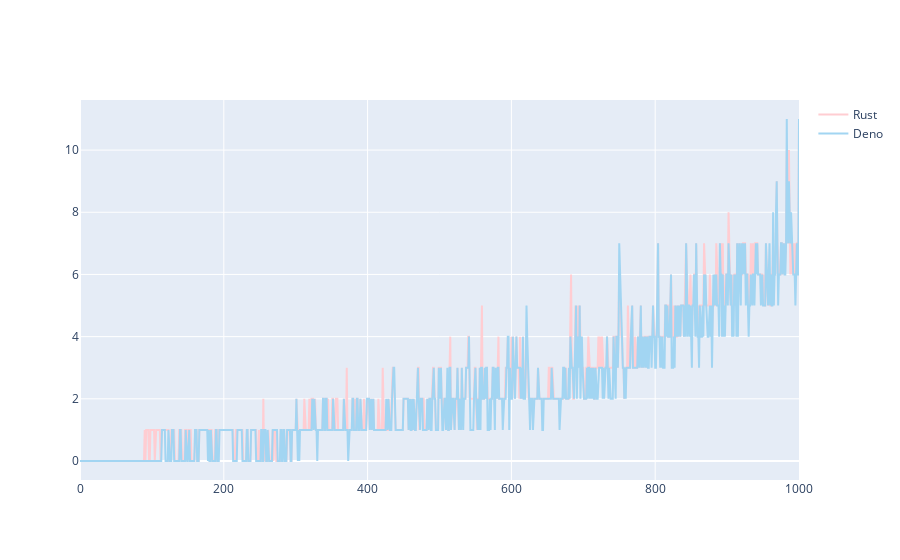

The notebook cell this image was saved under:
### Markdown cell above
# Secret Box

### Code cell
import plotly.graph_objects as go
trace_rust = go.Line(x=secret_source_data.Serie,
            y=secret_source_data.Rust,
			name='Rust',
            marker=dict(color='#ffcdd2'))

trace_deno = go.Line(x=secret_source_data.Serie,
			y=secret_source_data.Deno,
			name='Deno',
            marker=dict(color='#A2D5F2'))



data = [trace_rust, trace_deno]

# py.iplot([trace_rust], filename='rust_timings')
# py.iplot([trace_deno], filename='deno_timings')

py.iplot(data, filename='jupyter-basic_bar')

### Figure 1 — Plotly figure (JSON) as saved in the notebook; plotly's stock layout.template omitted (floating-point values rounded to 4 significant figures; data arrays with more than 128 entries replaced by an {"elided": "..."} marker saying what was removed)
{"data": [{"marker": {"color": "#ffcdd2"}, "name": "Rust", "type": "scatter", "x": {"elided": "1001 int values"}, "y": {"elided": "1001 int values"}}, {"marker": {"color": "#A2D5F2"}, "name": "Deno", "type": "scatter", "x": {"elided": "1001 int values"}, "y": {"elided": "1001 int values"}}], "layout": {}}
